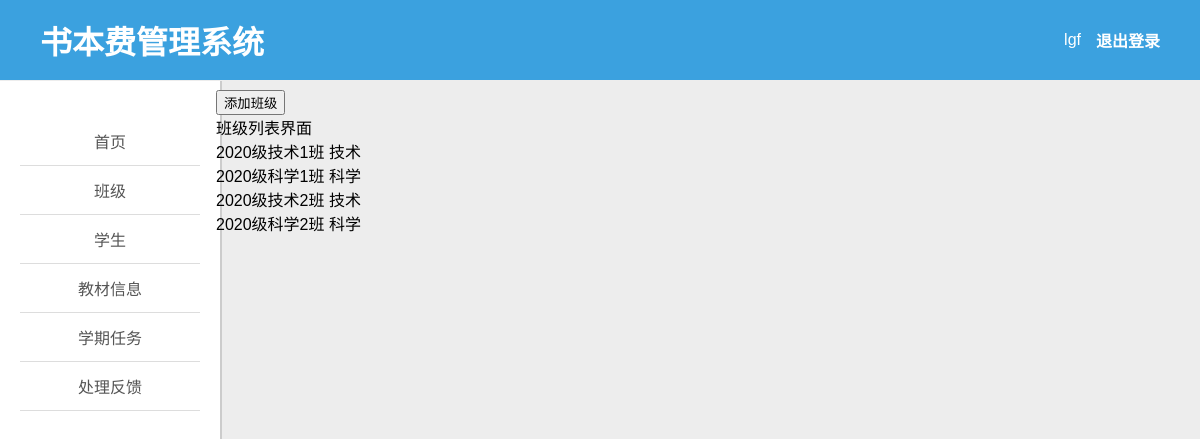
The page /manager/grade_list (signed in) on the database its author committed.
### books/models.py (models this page shows, shortened)
class Grade(models.Model):
    name = models.CharField(max_length=100, verbose_name='班级名称')
    major = models.ForeignKey(Major, on_delete=models.CASCADE, verbose_name='所属专业')
    notice = models.TextField(verbose_name='备注', null=True, blank=True)
    class Meta:
        verbose_name = '班级'
        verbose_name_plural = '班级'

class Major(models.Model):
    name = models.CharField(max_length=100, verbose_name='专业名称')
    college = models.ForeignKey(College, on_delete=models.CASCADE, verbose_name='所属学院')
    notice = models.TextField(verbose_name='备注', null=True, blank=True)
    def __str__(self):
        return f"{self.name}"
    class Meta:
        verbose_name = '专业'
        verbose_name_plural = '专业'

### util/check_staff.py (the view)
    def wrapper(request, *args, **kwargs):
        if request.user.is_staff:
            return func(request, *args, **kwargs)
        else:
            return render(request, 'permissions_error.html')

### manager/plug.py (called while the page is built)
def managerRender(request, template_name, context=None):
    if context is None:
        context = {}
    context['user'] = request.user
    return render(request, template_name, context)

### manager/views.py (called while the page is built)
@login_required(login_url='/login')
@check_staff
@csrf_protect
def grade_list(request):
    grades=Grade.objects.all()
    return managerRender(request,'grade_list.html',{"grades":grades})

### util/check_staff.py (called while the page is built)
def check_staff(func):
    def wrapper(request, *args, **kwargs):
        if request.user.is_staff:
            return func(request, *args, **kwargs)
        else:
            return render(request, 'permissions_error.html')
    return wrapper

### templates/manager/grade_list.html (shortened to what this page needs)
{% extends 'manager_left.html' %}
{% block right %}
<div>
    <button id="addClassBtn">添加班级</button>
    <div id="classList">班级列表界面</div>
</div>
{% for grade in grades %}
     {{ grade.name }}      {{ grade.major }} <br>
{% endfor %}
{% endblock %}

### templates/manager/manager_left.html (shortened to what this page needs)
{% extends 'base.html' %}
{% block content %}
<div class="row">
    <div class="left">
        <ul class="nav flex-column" style="list-style: none; padding: 0;">
            <li class="nav-item" style="border-bottom: 1px solid #ddd;">
                <a class="nav-link active" href="/manager/home">首页</a>
            </li>
            <li class="nav-item" style="border-bottom: 1px solid #ddd;">
                <a class="nav-link" href="/manager/grade_list">班级</a>
            </li>
             <li class="nav-item" style="border-bottom: 1px solid #ddd;">
                <a class="nav-link" href="/manager/feedback">学生</a>
            </li>
            <li class="nav-item" style="border-bottom: 1px solid #ddd;">
                <a class="nav-link" href="/manager/feedback">教材信息</a>
            </li>
             <li class="nav-item" style="border-bottom: 1px solid #ddd;">
                <a class="nav-link" href="/manager/feedback">学期任务</a>
            </li>
            <li class="nav-item" style="border-bottom: 1px solid #ddd;">
                <a class="nav-link" href="/manager/feedback">处理反馈</a>
            </li>
        </ul>
    </div>
    <div class="right">
        {% block right %}
        {% endblock %}
    </div>
</div>
{% endblock %}

### templates/base.html (shortened to what this page needs)
<!DOCTYPE html>
<html lang="zh">
<head>
</head>
<body>
<header style="display: flex; justify-content: space-between; align-items: center; height: 50px;">
    <h1 style="font-family: '黑体'; font-weight: bold; margin-left: 40px;">书本费管理系统</h1>
    <div style="display: flex; align-items: center;">
        <p style="margin-right: 15px;">{{ user.username }}</p>
        <a href="/logout"
           style="color: #fff; font-family: '黑体';
           font-weight: bold;margin-right:40px; text-decoration: none;">退出登录</a>
    </div>
</header>
<div class="content">
    {% block content %}
    {% endblock %}
</div>
</body>
</html>

### templates/manager/manager_left.html (style rules this page uses)
.nav-item { margin-bottom: 0; border-bottom: 1px solid #e1e1e1; }
.nav-link { color: #555; font-size: 16px; transition: color 0.3s ease; padding: 12px 15px; display: block; text-decoration: none; text-align: center; }
.left { position: fixed; top:10%; height:100%; width: 15%; overflow-y: auto; padding: 20px; border-right: 2px solid #ccc; background-color: #fff; }
.right { position: relative; top:90px; left:18%; width: 81.5%; overflow-y: auto; }
.row { display: flex; height: 90vh; }

### templates/manager/grade_list.html (style rules this page uses)
a { color: #007bff; text-decoration: none; }

### rows shown on the page
Grade: name "2020级技术1班", major "技术"
Grade: name "2020级科学1班", major "科学"
Grade: name "2020级技术2班", major "技术"
Grade: name "2020级科学2班", major "科学"

### other values the page prints
{{ user.username }} "lgf"
